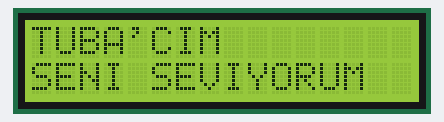
The sketch below on a simulated Arduino Uno, built with avr-gcc and run on an emulated ATmega328P. On the bench: 16×2 character LCD.

Above: at 0.1 s.
At 1.1 s:
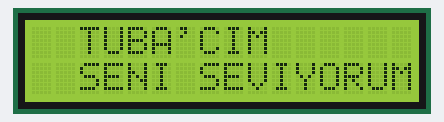
At 2.1 s:
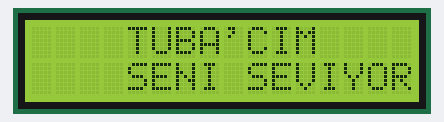
At 4.6 s:
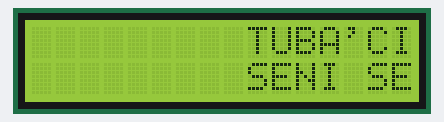
At 6.7 s:
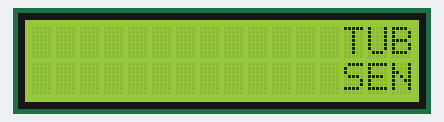
At 9.2 s:
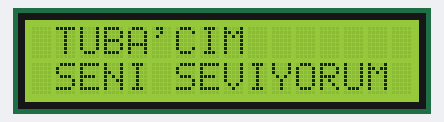

The sketch:

kayan_yazi.ino
```cpp
#include <LiquidCrystal.h>
LiquidCrystal lcd(12,11,5,4,3,2);

void setup() {
lcd.begin(16,2);
}

void loop() {
int i;

for(i=0; i<17; i++){
lcd.setCursor(i,0);
lcd.print("TUBA'CIM"); // İstediğinizi yazabilirsiniz. Tabi 16 karakter den küçük olmalı…
lcd.setCursor(i,1);
lcd.print("SENI SEVIYORUM"); // İstediğinizi yazabilirsiniz. Tabi 16 karakter den küçük olmalı…
delay(500);
lcd.setCursor(i,0);
lcd.print(" ");
lcd.setCursor(i,1);
lcd.print(" ");
}
}
```

Measured:
- by itself, everything shown: repeats every 8.6 s, in 17 steps
- what the display in image 1 shows lasts 0.5 s, from 1.1 s to 1.6 s
